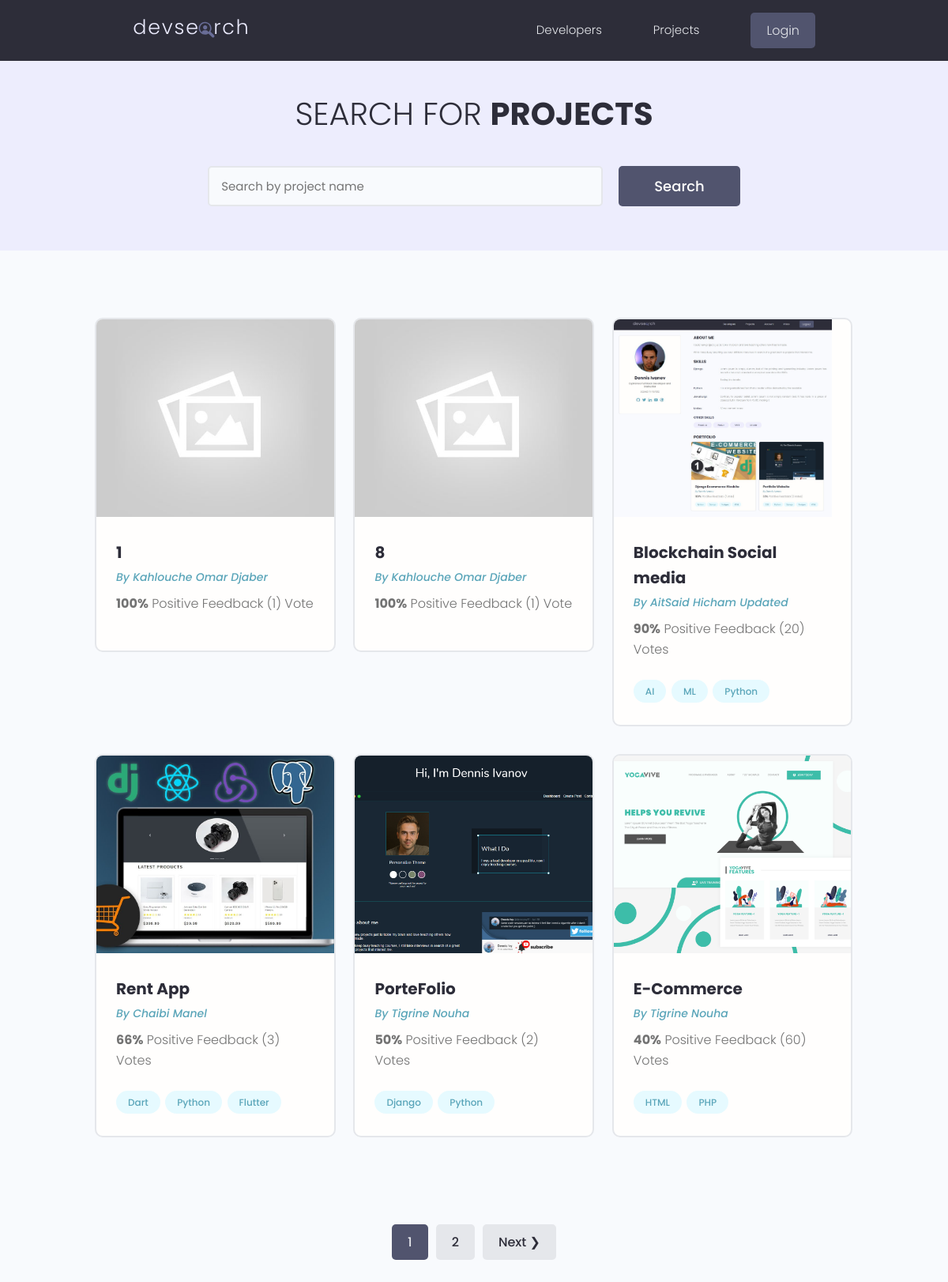
The page /projects/ on the database as committed earlier.
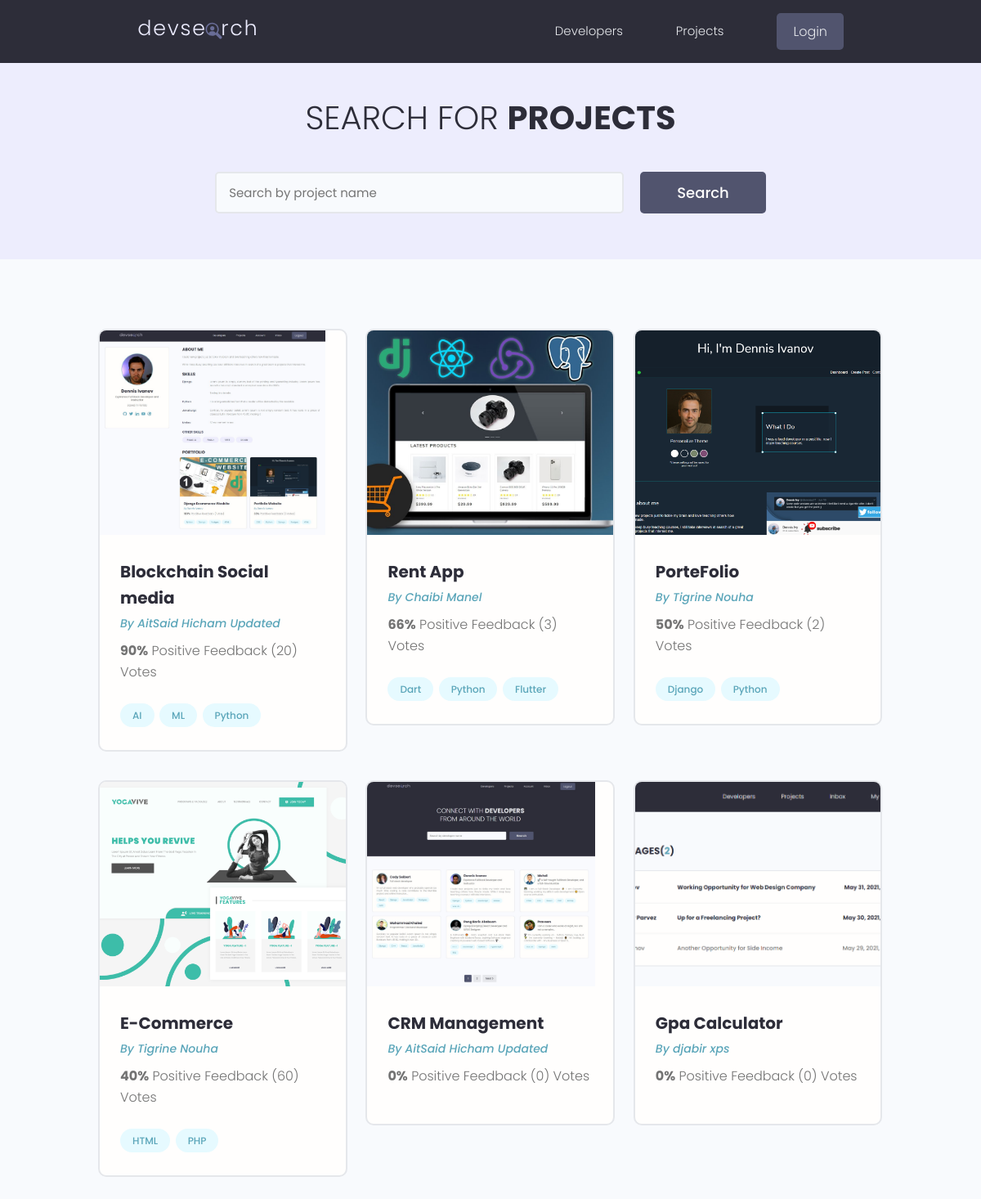
The same page on the database as committed later.
### projects/models.py (models this page shows, shortened)
class Project(models.Model):
    owner = models.ForeignKey(
        Profile, null=True, blank=True, on_delete=models.CASCADE)
    title = models.CharField(max_length=200)
    description = models.TextField(null=True, blank=True)
    featured_image = models.ImageField(
        null=True, blank=True, default="default.jpg")
    demo_link = models.CharField(max_length=2000, null=True, blank=True)
    source_link = models.CharField(max_length=2000, null=True, blank=True)
    tags = models.ManyToManyField('Tag', blank=True)
    vote_total = models.IntegerField(default=0, null=True, blank=True)
    vote_ratio = models.IntegerField(default=0, null=True, blank=True)
    created = models.DateTimeField(auto_now_add=True)
    id = models.UUIDField(default=uuid.uuid4, unique=True,
                          primary_key=True, editable=False)
    class Meta:
        ordering = ['-vote_ratio','-vote_total','title']
    @property
    def imageURL(self):
        try:
            url = self.featured_image.url
        except:
            url = ''
        return url

class Tag(models.Model):
    name = models.CharField(max_length=200)
    created = models.DateTimeField(auto_now_add=True)
    id = models.UUIDField(default=uuid.uuid4, unique=True,
                          primary_key=True, editable=False)
    def __str__(self):
        return self.name

### users/models.py (models this page shows, shortened)
class Profile(models.Model):
    user = models.OneToOneField(
        User, on_delete=models.CASCADE, null=True, blank=True)
    name = models.CharField(max_length=200, blank=True, null=True)
    email = models.EmailField(max_length=500, blank=True, null=True)
    username = models.CharField(max_length=200, blank=True, null=True)
    location = models.CharField(max_length=200, blank=True, null=True)
    short_intro = models.CharField(max_length=200, blank=True, null=True)
    bio = models.TextField(blank=True, null=True)
    profile_image = models.ImageField(
        null=True, blank=True, upload_to='profiles/', default="profiles/user-default.png")
    social_github = models.CharField(max_length=200, blank=True, null=True)
    social_twitter = models.CharField(max_length=200, blank=True, null=True)
    social_linkedin = models.CharField(max_length=200, blank=True, null=True)
    social_youtube = models.CharField(max_length=200, blank=True, null=True)
    social_website = models.CharField(max_length=200, blank=True, null=True)
    created = models.DateTimeField(auto_now_add=True)
    id = models.UUIDField(default=uuid.uuid4, unique=True,
                          primary_key=True, editable=False)

### projects/views.py (the view)
# urls.py: path('projects/',views.getProjects),
def projects(request):
    projects,search_query = searchProject(request)
    custom_range,projects = paginationProject(request,projects,6)
    context = {
        'projects': projects,
        'search_query':search_query,
        'custom_range':custom_range
    }
    return render(request, 'projects/projects.html', context)

### projects/utils.py (called while the page is built)
def searchProject(request):
    search_query = ''
    if request.GET.get('search_query'):
        search_query = request.GET.get('search_query')
    tags = Tag.objects.filter(name__icontains = search_query)
    projects = Project.objects.distinct().filter(
        Q(title__icontains=search_query) |
        Q(description__icontains=search_query) |
        Q(owner__name__icontains=search_query) |
        Q(tags__in=tags)
    )
    return projects,search_query

def paginationProject(request,projects,results):
    page = request.GET.get('page')
    paginator = Paginator(projects,results)
    try:
        projects = paginator.page(page)
    except PageNotAnInteger:
        page = 1
        projects = paginator.page(page)
    except EmptyPage:
        page = paginator.num_pages
        projects = paginator.page(page)
    leftIndex = (int(page) - 1)
    if leftIndex < 1:
        leftIndex = 1
    rightIndex = (int(page) + 2)
    if rightIndex > paginator.num_pages:
        rightIndex = paginator.num_pages + 1
    custom_range = range(leftIndex,rightIndex)
    return custom_range , projects

### projects/templates/projects/projects.html (shortened to what this page needs)
{% extends 'main.html' %}
{% block content %}
<main class="projects">
    <section class="hero-section text-center">
        <div class="container container--narrow">
            <div class="hero-section__box">
                <h2>Search for <span>Projects</span></h2>
            </div>
            <div class="hero-section__search">
                <form id="searchForm" class="form" action="{% url 'projects' %}" method="get">
                  <div class="form__field">
                    <input class="input input--text" id="formInput#search" type="text" name="search_query"
                      value="{{search_query}}" placeholder="Search by project name" />
                  </div>
                  <input class="btn btn--sub btn--lg" type="submit" value="Search" />
                </form>
              </div>
        </div>
    </section>
    <section class="projectsList">
        <div class="container">
            <div class="grid grid--three">
                {% for project in projects %}
                <div class="column">
                    <div class="card project">
                        <a href="{% url 'project' project.id %}" class="project">
                            <img class="project__thumbnail" src="{{project.imageURL}}" alt="project thumbnail" />
                            <div class="card__body">
                                <h3 class="project__title">{{project.title}}</h3>
                                <p><a class="project__author" href="{% url 'user-profile' project.owner.id %}">By
                                        {{project.owner.name}}</a>
                                </p>
                                <p class="project--rating">
                                    <span style="font-weight: bold;">{{project.vote_ratio}}%</span> Positive
                                    Feedback ({{project.vote_total}}) Vote{{project.vote_total|pluralize:"s"}}
                                </p>
                                <div class="project__tags">
                                    {% for tag in project.tags.all %}
                                    <span class="tag tag--pill tag--main">
                                        <small>{{tag}}</small>
                                    </span>
                                    {% endfor %}
                                </div>
                            </div>
                        </a>
                    </div>
                </div>
                {% endfor %}
            </div>
        </div>
    </section>
    {% include 'pagination.html' with queryset=projects custom_range=custom_range %}
</main>
{% endblock %}

Rows that differ between the two databases and show on the page:
removed Project: imageURL (placeholder picture), title "1", owner.name "Kahlouche Omar Djaber", vote_ratio "100", vote_total "1"
removed Project: imageURL (placeholder picture), title "8", owner.name "Kahlouche Omar Djaber", vote_ratio "100", vote_total "1"
now on this page (row unchanged): Project: imageURL (picture), title "CRM Management", owner.name "AitSaid Hicham Updated", vote_ratio "0", vote_total "0"
now on this page (row unchanged): Project: imageURL (picture), title "Gpa Calculator", owner.name "djabir xps", vote_ratio "0", vote_total "0"
Other text that changed with them:
list line gone: "1"
list line gone: "2"
text no longer shown: "Next ❯"
